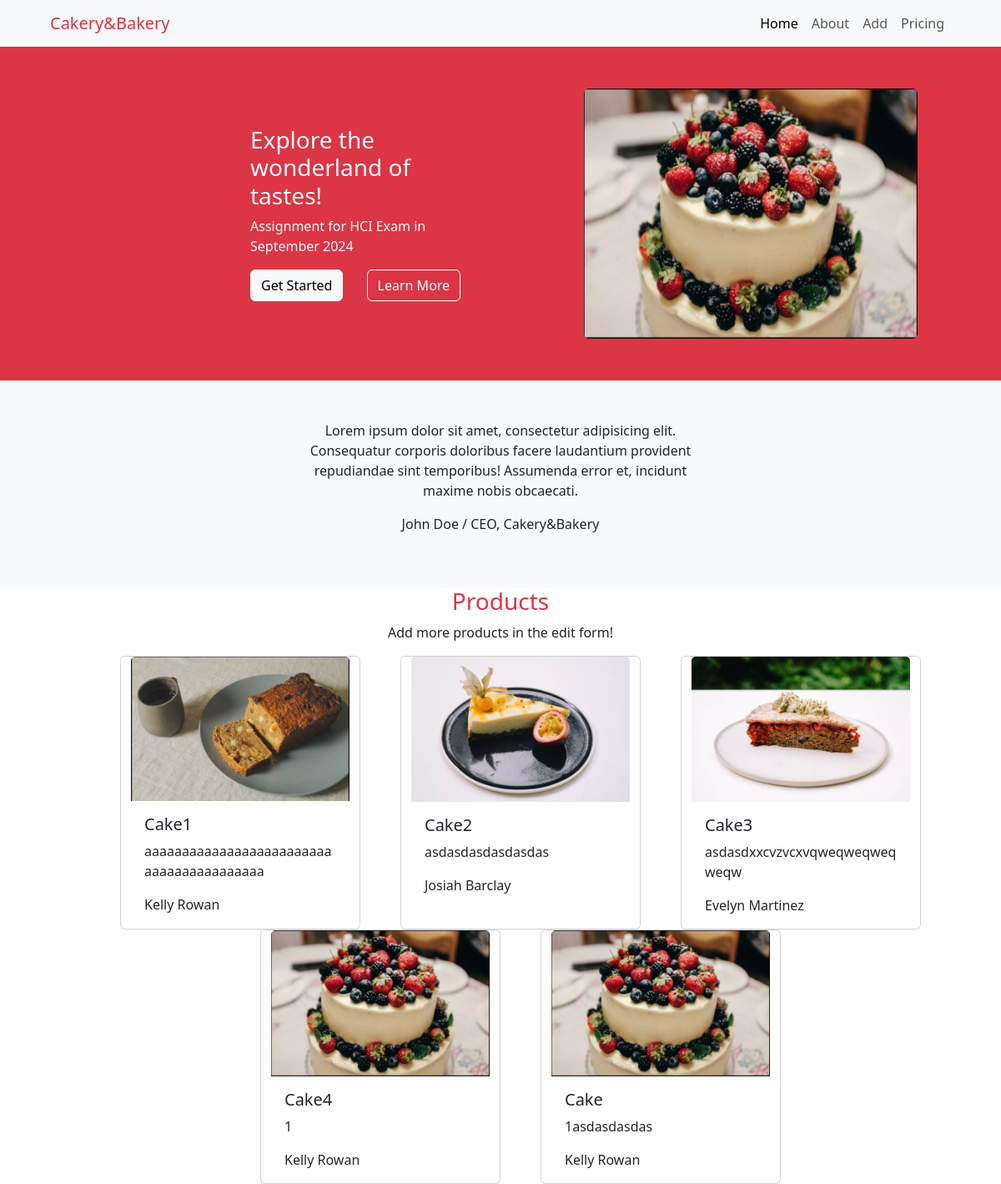
The app's page /index/ with its own data.
### apps/models.py (models this page shows, shortened)
class Cake(models.Model):
    name = models.CharField(max_length=64,unique=True)
    price = models.PositiveIntegerField()
    weight = models.PositiveIntegerField()
    description = models.TextField()
    image = models.ImageField(upload_to='images/')
    baker = models.ForeignKey(to=Baker,on_delete=models.CASCADE,related_name='cakes')

class Baker(models.Model):
    name = models.CharField(max_length=64)
    surname = models.CharField(max_length=64)
    phone = models.CharField(max_length=64)
    email = models.CharField(max_length=64)

### apps/views.py (the view)
# urls.py: path('index/',index,name='index'),
def index(request):
    cakes = Cake.objects.all()
    context = {
        'cakes':cakes
    }
    return render(request,'index.html',context)

### apps/templates/index.html (shortened to what this page needs)
{% load static %}
<!DOCTYPE html>
<html lang="en">
<head>
    <link rel="stylesheet" href="{% static 'bootstrap.css'%}">
</head>
<body>
<nav class="navbar navbar-expand-lg bg-body-tertiary">
  <div class="container-fluid">
    <a class="navbar-brand text-danger ms-5" href="#">Cakery&Bakery</a>
    <div class="collapse navbar-collapse  " id="navbarNav">
      <ul class="navbar-nav ms-auto  me-5">
        <li class="nav-item">
          <a class="nav-link active" aria-current="page" href="#">Home</a>
        </li>
        <li class="nav-item">
          <a class="nav-link" href="#">About</a>
        </li>
           <li class="nav-item">
          <a class="nav-link" href="#">Add</a>
        </li>
        <li class="nav-item">
          <a class="nav-link" href="#">Pricing</a>
        </li>
      </ul>
    </div>
  </div>
</nav>
<div class="container-fluid">
    <div class="row align-items-center bg-danger justify-content-center " style="height: 400px">
        <div class="col-md-6 " style="padding-left: 300px">
            <h3 class="text-light">Explore the wonderland of <br>tastes!</h3>
            <p class="text-light">Assignment for HCI Exam in September 2024</p>
            <button type="button" class="btn btn-light">Get Started</button>
            <button type="button" class="btn btn-danger ms-4" style="border: 1px solid white" >Learn More</button>
        </div>
        <div class="col-md-6">
            <img src="{% static 'Screenshot_1.png'  %}" class="rounded mx-auto d-block" alt="slika"  style="height: 300px; width: 400px">
        </div>
    </div>
</div>
<div class="container-fluid">
    <div class="row text-center p-5  justify-content-center bg-body-tertiary">
        <p style="width: 500px">Lorem ipsum dolor sit amet, consectetur adipisicing elit. Consequatur corporis doloribus facere laudantium provident repudiandae sint temporibus! Assumenda error et, incidunt maxime nobis obcaecati.
        </p>
        <p>John Doe / CEO, Cakery&Bakery</p>
    </div>
</div>
<div class="container-fluid">
<div class="row justify-content-center">
    <h3 class="text-center text-danger">Products</h3>
    <p class="text-center">Add more products in the edit form!</p>
    {%for cake in cakes %}
 <div class="card ms-5" style="width: 18rem;">
  <img src="{{cake.image.url}}" class="card-img-top" alt="...">
  <div class="card-body">
    <h5 class="card-title">{{cake.name}}</h5>
    <p class="card-text">{{cake.description}}</p>
    <p class="card-text">{{cake.baker.name}} {{cake.baker.surname}}</p>
  </div>
</div>
{%endfor%}
</div>
</div>
</body>
</html>

### records on screen
Cake: image (picture), name "Cake1", description "aaaaaaaaaaaaaaaaaaaaaaaaaaaaaaaaaaaaaaaaa", baker.name "Kelly", baker.surname "Rowan"
Cake: image (picture), name "Cake2", description "asdasdasdasdasdas", baker.name "Josiah", baker.surname "Barclay"
Cake: image (picture), name "Cake3", description "asdasdxxcvzvcxvqweqweqweqweqw", baker.name "Evelyn", baker.surname "Martinez"
Cake: image (picture), name "Cake4", description "1", baker.name "Kelly", baker.surname "Rowan"
Cake: image (picture), name "Cake", description "1asdasdasdas", baker.name "Kelly", baker.surname "Rowan"
